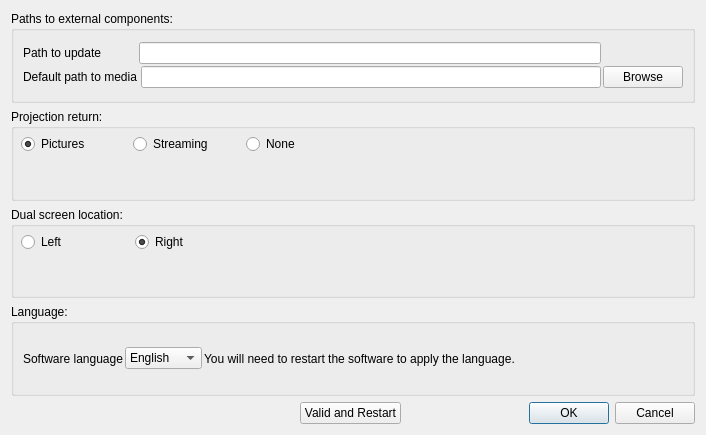
<?xml version="1.0" encoding="UTF-8"?>
<ui version="4.0">
 <class>SettingsWindow</class>
 <widget class="QDialog" name="SettingsWindow">
  <property name="geometry">
   <rect>
    <x>0</x>
    <y>0</y>
    <width>706</width>
    <height>435</height>
   </rect>
  </property>
  <property name="windowTitle">
   <string>Parameters</string>
  </property>
  <property name="locale">
   <locale language="English" country="UnitedStates"/>
  </property>
  <layout class="QVBoxLayout" name="verticalLayout_2">
   <item>
    <widget class="QGroupBox" name="groupBox">
     <property name="title">
      <string>Paths to external components:</string>
     </property>
     <layout class="QVBoxLayout" name="verticalLayout_3">
      <item>
       <layout class="QGridLayout" name="gridLayout">
        <property name="spacing">
         <number>2</number>
        </property>
        <item row="0" column="1" colspan="2">
         <widget class="QLineEdit" name="lineEdit_UpdatePath">
          <property name="alignment">
           <set>Qt::AlignRight|Qt::AlignTrailing|Qt::AlignVCenter</set>
          </property>
         </widget>
        </item>
        <item row="1" column="0">
         <widget class="QLabel" name="label_moviesPath">
          <property name="text">
           <string>Default path to media</string>
          </property>
         </widget>
        </item>
        <item row="1" column="3">
         <widget class="QPushButton" name="pushButton_moviesPath">
          <property name="text">
           <string>Browse</string>
          </property>
         </widget>
        </item>
        <item row="0" column="0">
         <widget class="QLabel" name="label_UpdatePath">
          <property name="text">
           <string>Path to update</string>
          </property>
         </widget>
        </item>
        <item row="1" column="2">
         <widget class="QLineEdit" name="lineEdit_moviesPath">
          <property name="text">
           <string/>
          </property>
          <property name="alignment">
           <set>Qt::AlignRight|Qt::AlignTrailing|Qt::AlignVCenter</set>
          </property>
         </widget>
        </item>
       </layout>
      </item>
     </layout>
    </widget>
   </item>
   <item>
    <widget class="QGroupBox" name="groupBox_4">
     <property name="title">
      <string>Projection return:</string>
     </property>
     <widget class="QWidget" name="horizontalLayoutWidget_2">
      <property name="geometry">
       <rect>
        <x>10</x>
        <y>20</y>
        <width>331</width>
        <height>31</height>
       </rect>
      </property>
      <layout class="QHBoxLayout" name="horizontalLayout_2">
       <item>
        <widget class="QRadioButton" name="radioButton_Pictures">
         <property name="text">
          <string>Pictures</string>
         </property>
         <property name="checked">
          <bool>true</bool>
         </property>
        </widget>
       </item>
       <item>
        <widget class="QRadioButton" name="radioButton_Streaming">
         <property name="text">
          <string>Streaming</string>
         </property>
         <property name="checked">
          <bool>false</bool>
         </property>
        </widget>
       </item>
       <item>
        <widget class="QRadioButton" name="radioButton_None">
         <property name="text">
          <string>None</string>
         </property>
         <property name="checked">
          <bool>false</bool>
         </property>
        </widget>
       </item>
      </layout>
     </widget>
    </widget>
   </item>
   <item>
    <widget class="QGroupBox" name="groupBox_3">
     <property name="title">
      <string>Dual screen location:</string>
     </property>
     <widget class="QWidget" name="horizontalLayoutWidget">
      <property name="geometry">
       <rect>
        <x>10</x>
        <y>20</y>
        <width>221</width>
        <height>31</height>
       </rect>
      </property>
      <layout class="QHBoxLayout" name="horizontalLayout">
       <item>
        <widget class="QRadioButton" name="radioButton_locateLeft">
         <property name="text">
          <string>Left</string>
         </property>
         <property name="icon">
          <iconset resource="../images.qrc">
           <normaloff>:/icons/resources/icons/icon_dualscreen_gauche.png</normaloff>:/icons/resources/icons/icon_dualscreen_gauche.png</iconset>
         </property>
        </widget>
       </item>
       <item>
        <widget class="QRadioButton" name="radioButton_locateRight">
         <property name="text">
          <string>Right</string>
         </property>
         <property name="icon">
          <iconset resource="../images.qrc">
           <normaloff>:/icons/resources/icons/icon_dualscreen_droite.png</normaloff>:/icons/resources/icons/icon_dualscreen_droite.png</iconset>
         </property>
         <property name="checked">
          <bool>true</bool>
         </property>
        </widget>
       </item>
      </layout>
     </widget>
    </widget>
   </item>
   <item>
    <widget class="QGroupBox" name="groupBox_2">
     <property name="title">
      <string>Language:</string>
     </property>
     <layout class="QVBoxLayout" name="verticalLayout_4">
      <item>
       <layout class="QVBoxLayout" name="verticalLayout">
        <property name="spacing">
         <number>2</number>
        </property>
        <item>
         <layout class="QHBoxLayout" name="horizontalLayout_5">
          <item>
           <widget class="QLabel" name="label_language">
            <property name="text">
             <string>Software language</string>
            </property>
           </widget>
          </item>
          <item>
           <widget class="QComboBox" name="comboBox_language">
            <item>
             <property name="text">
              <string notr="true">English</string>
             </property>
             <property name="icon">
              <iconset resource="../images.qrc">
               <normaloff>:/icons/resources/icons/icon_en.png</normaloff>:/icons/resources/icons/icon_en.png</iconset>
             </property>
            </item>
            <item>
             <property name="text">
              <string notr="true">Français</string>
             </property>
             <property name="icon">
              <iconset resource="../images.qrc">
               <normaloff>:/icons/resources/icons/icon_fr.png</normaloff>:/icons/resources/icons/icon_fr.png</iconset>
             </property>
            </item>
           </widget>
          </item>
          <item>
           <widget class="QLabel" name="label">
            <property name="text">
             <string>You will need to restart the software to apply the language.</string>
            </property>
           </widget>
          </item>
          <item>
           <spacer name="horizontalSpacer_2">
            <property name="orientation">
             <enum>Qt::Horizontal</enum>
            </property>
            <property name="sizeHint" stdset="0">
             <size>
              <width>40</width>
              <height>20</height>
             </size>
            </property>
           </spacer>
          </item>
         </layout>
        </item>
        <item>
         <layout class="QHBoxLayout" name="horizontalLayout_3"/>
        </item>
       </layout>
      </item>
     </layout>
    </widget>
   </item>
   <item>
    <layout class="QHBoxLayout" name="horizontalLayout_4">
     <item>
      <spacer name="horizontalSpacer">
       <property name="orientation">
        <enum>Qt::Horizontal</enum>
       </property>
       <property name="sizeHint" stdset="0">
        <size>
         <width>40</width>
         <height>20</height>
        </size>
       </property>
      </spacer>
     </item>
     <item>
      <widget class="QPushButton" name="restart">
       <property name="text">
        <string>Valid and Restart</string>
       </property>
      </widget>
     </item>
     <item>
      <widget class="QDialogButtonBox" name="buttonBox">
       <property name="sizePolicy">
        <sizepolicy hsizetype="Expanding" vsizetype="Fixed">
         <horstretch>0</horstretch>
         <verstretch>0</verstretch>
        </sizepolicy>
       </property>
       <property name="standardButtons">
        <set>QDialogButtonBox::Cancel|QDialogButtonBox::Ok</set>
       </property>
      </widget>
     </item>
    </layout>
   </item>
  </layout>
 </widget>
 <resources>
  <include location="../images.qrc"/>
 </resources>
 <connections/>
</ui>
